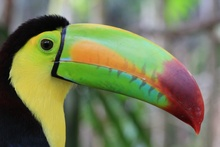
%> input picture renkli.jpg, 220 x 147 px, shrunk from 1800 x 1200 before the run
$ octave notoverlapping2.m   (GNU Octave 9; MATLAB toolbox functions it lacks are replaced by stand-ins)
%> lines starting %> are read from the running program, lines starting %| are printed output that depends on the picture; in (x1, y1, x2, y2) boxes, pixels count from 0 and x2, y2 are one past the last pixel; in counts of white or black regions, pixels touching at a corner belong together; the program's own positions count from 1
clc;
clear;
resim = imread('renkli.jpg');
%> resim is the input picture: size 147x220x3 uint8; mean R, G, B 117.4, 124.3, 88.3
image = rgb2gray(resim);
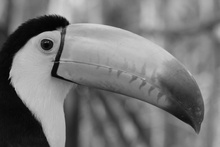
%> image: size 147x220 uint8; min 1, max 215, mean 118.1
%REDUCE_IMG_RES Reduction of image's resolution by assigning nxn blocks
%               their average values
%
% Input:
%   image - a matrix of pixels
%   n     - block size
%
% Return:
%   img - a matrix with reduced resolution image's pixels


% For every 3×3 block of the image (without overlapping), replace all
% corresponding 9 pixels by their average. This operation simulates reducing
% the image spatial resolution. Repeat this for 5×5 blocks and 7×7 blocks.
% If you are using Matlab, investigate simple command lines to do this
% important operation.

n = 20;
% 'n' must be a positive integer
if ( n<=0 || floor(n)~=n )
    error('Invalid n');
end %if


% image's size
[rows, cols] = size(image);
%> rows = 147; cols = 220

% Create a matreix with the same dimensions:
img = zeros(rows, cols);


% Number of complete nxn squares per rows (Nr) and columns (Nc)
% Number of remaining pixels per rows (Rr) and columns (Rc)
Nr = floor(rows / n);
%> Nr = 7
Rr = mod(rows, n);
%> Rr = 7
Nc = floor(cols / n);
%> Nc = 11
Rc = mod(cols, n);
%> Rc = 0


% First complete nxn squares are processed:

n2 = n * n;    % nr. of pixels in a complete aquare block
% for each complete square block...
for i = 1 : Nr
    for j = 1 : Nc
        % ... obtain its average...
        avg = sum(sum( image((1+(i-1)*n) : (i*n), (1+(j-1)*n) : (j*n) ) )) / n2;

        % ... and assign the average to each block's pixel
        for r = (1+(i-1)*n) : (i*n)
            for c = (1+(j-1)*n) : (j*n)
                img(r, c) = avg;
            end  % for c
        end  % for r
    end  % for j
end  % for i
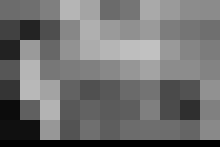
%> img: size 147x220 double; min 0, max 193, mean 113.7


% Similar procedure for the remaining columns
% that are adjacent to complete square blocks
% (along the right edge except the lower right corner).
% Averages are appropriately obtained by taking
% the actual sizes of incomplete blocks.

% Dimension of incomplete blocks: n rows x Rc columns
n2 = n * Rc;
%> n2 = 0
for i = 1 : Nr
    avg = sum(sum( image((1+(i-1)*n) : (i*n), (1+Nc*n) : cols ) )) / n2;

    for r = (1+(i-1)*n) : (i*n)
        for c = (1+Nc*n) : cols
            img(r, c) = avg;
        end  % for c
    end  % for r
end  % for i


% Similar procedure for remaining rows
% that are adjacent to complete square blocks
% (along the lower edge except the lower right corner).
% Averages are appropriately obtained by taking
% the actual sizes incomplete of incomplete blocks.

% Dimension of incomplete blocks: Rr rows x n colums
n2 = n * Rr;
%> n2 = 140
for j = 1 : Nc
    avg = sum(sum( image((1+Nr*n) : rows, (1+(j-1)*n) : (j*n)) )) / n2;

    for r = (1+Nr*n) : rows
        for c = (1+(j-1)*n) : (j*n)
            img(r, c) = avg;
        end  % for c
    end  % for r
end  % for j
%> this loop made 11 passes
%> avg on passes 1 to 11: 21.99, 22.56, 105.5, 79.65, 123.4, 102.4, 93.3, 107.6, 105.8, 132, 140.2
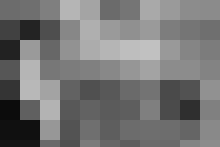
%> img: size 147x220 double; 4.76% of pixels changed, all inside (x1, y1, x2, y2) = (0, 140, 220, 147)


% And finally the similar procedure for the remaining Rr*Rc
% pixels from the lower right corner that are not adjacent
% to complete square blocks
n2 = Rr * Rc;
%> n2 = 0
avg = sum(sum( image( (1+Nr*n) : rows, (1+Nc*n) : cols ) )) / n2;
%> avg = NaN

for r = (1+Nr*n) : rows
    for c = (1+Nc*n) : cols
        img(r, c) = avg;
    end  % for c
end  % for r

% Finally round the pixels to integer values:
img = uint8( floor( img + 0.5 ) );
%> img: size 147x220 uint8
imshow(img);

$ run again, with fotografci.png saved as renkli.jpg
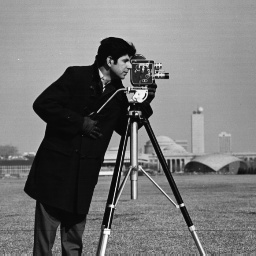
%> input picture fotografci.png, 256 x 256 px
%> resim is the input picture: size 256x256 uint8; min 4, max 254, mean 118.7
%> the loop `for i = 1 : Nr` made 12 passes
%> avg on passes 1 to 8: 153.2, 153.8, 149.9, 146.8, 146.4, 145.5, 147.6, 142.9
%> the loop `for j = 1 : Nc` made 12 passes
%> avg on passes 1 to 8: 123.5, 95.12, 70.88, 49.28, 100.8, 139.5, 123.4, 123.7
%> after the loop `for j = 1 : Nc`:
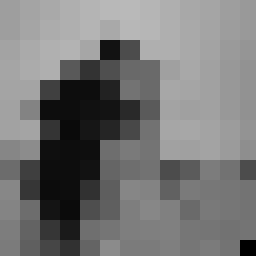
%> img: size 256x256 double; min 0, max 185.2, mean 118.3
%> `avg = sum(sum( image( (1+Nr*n) : rows, (1+Nc*n) : cols ) )) / n2;`: avg = 115.6
%> after the loop `for r = (1+Nr*n) : rows`:
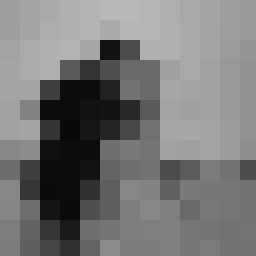
%> img: size 256x256 double; 0.39% of pixels changed, all inside (x1, y1, x2, y2) = (240, 240, 256, 256)
